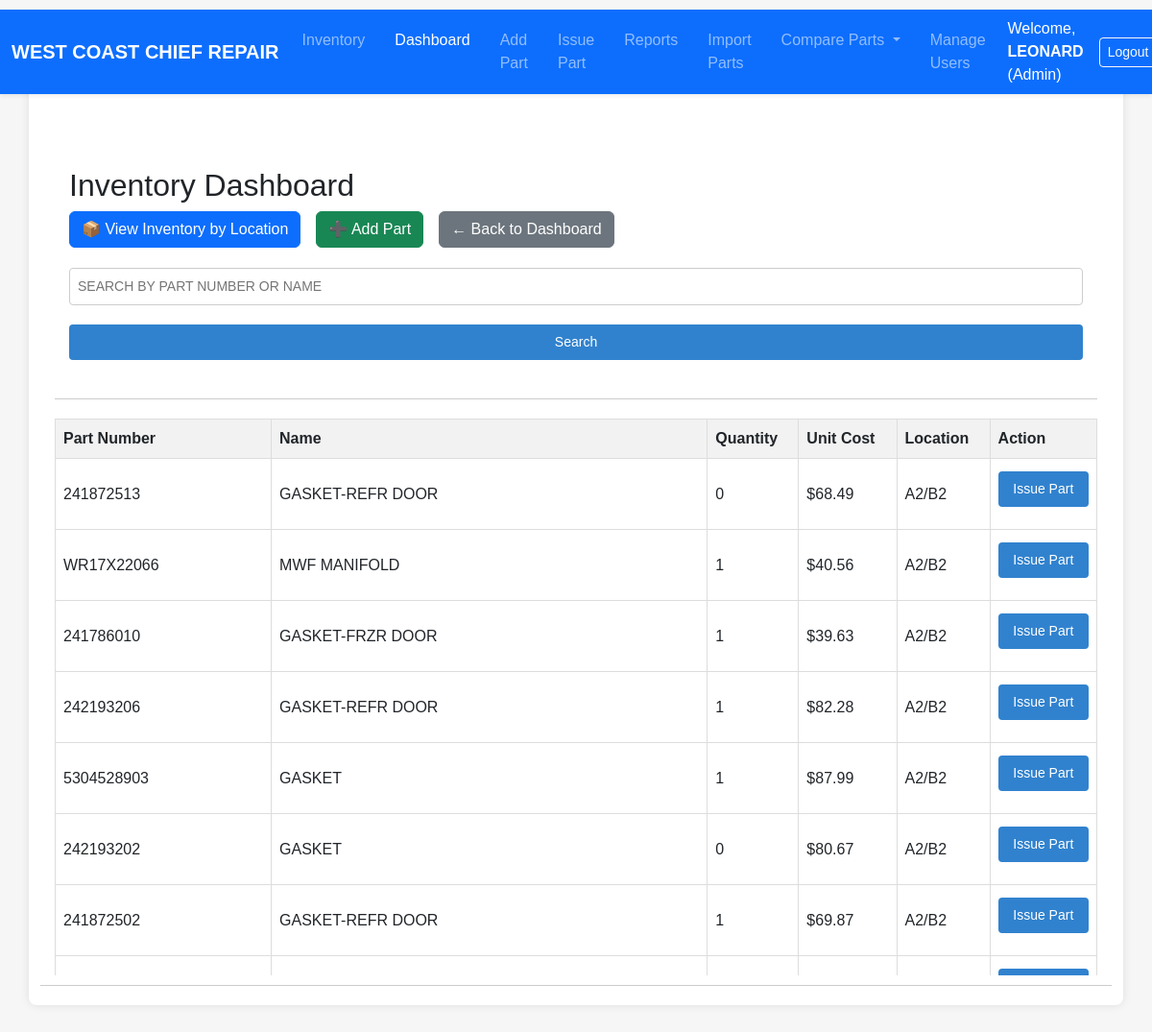
/ (signed in), run on an earlier commit of the app's database.
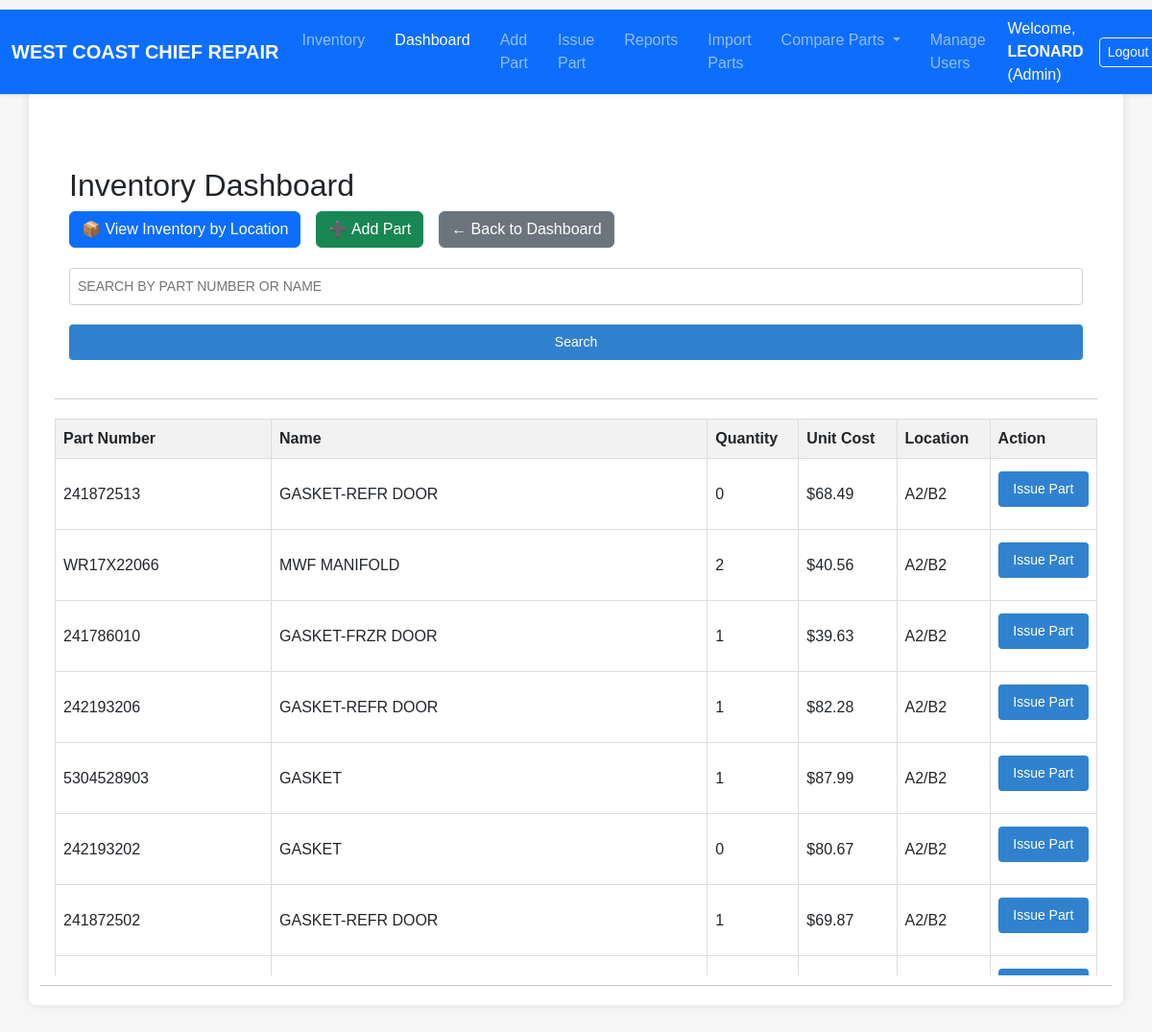
And on a later commit of the database.
### models.py (models this page shows, shortened)
class User(UserMixin, db.Model):
    id = db.Column(db.Integer, primary_key=True)
    username = db.Column(db.String(64), unique=True, nullable=False)
    password_hash = db.Column(db.String(128), nullable=False)
    role = db.Column(db.String(20), nullable=False, default=ROLE_USER)
    @property
    def password(self):
        raise AttributeError('password is not a readable attribute')

class Part(db.Model):
    id = db.Column(db.Integer, primary_key=True)
    name = db.Column(db.String(100), nullable=False)
    part_number = db.Column(db.String(100), unique=True, nullable=False)
    quantity = db.Column(db.Integer, default=0)
    unit_cost = db.Column(db.Float, nullable=False)
    location = db.Column(db.String(100))  # shelf/location
    created_at = db.Column(db.DateTime, default=datetime.utcnow)

### inventory/routes.py (the view, shortened to what this page needs)
@inventory_bp.route('/')
@login_required
def dashboard():
    search_query = request.args.get('search', '').strip()
    parts = Part.query
    parts = parts.all()
    return render_template('index.html', parts=parts, search_query=search_query)

### auth/routes.py (called while the page is built)
@login_manager.user_loader
def load_user(user_id):
    return User.query.get(int(user_id))

### templates/index.html (shortened to what this page needs)
{% extends "base.html" %}
{% block content %}
<div class="dashboard-filters">
<div class="sticky-toolbar">
  <h2>Inventory Dashboard</h2>
  <div class="d-flex flex-wrap gap-3 mb-3">
    <a href="{{ url_for('inventory.location_report') }}" class="btn btn-primary">📦 View Inventory by Location</a>
    <a href="{{ url_for('inventory.add_part') }}" class="btn btn-success">➕ Add Part</a>
    <a href="{{ url_for('inventory.dashboard') }}" class="btn btn-secondary">← Back to Dashboard</a>
  </div>
  <form method="GET" action="{{ url_for('inventory.dashboard') }}" style="margin-bottom: 15px;">
      <input type="text" name="search" placeholder="Search by Part Number or Name" value="{{ search_query or '' }}" style="text-transform: uppercase;">
      <button type="submit">Search</button>
  </form>
</div>
{% if parts %}
<div class="table-container">
  <table class="inventory-table">
    <thead>
        <tr style="background-color:#f2f2f2;">
            <th>Part Number</th>
            <th>Name</th>
            <th>Quantity</th>
            <th>Unit Cost</th>
            <th>Location</th>
            <th>Action</th>
        </tr>
    </thead>
    <tbody>
        {% for part in parts %}
        <tr>
            <td>{{ part.part_number }}</td>
            <td>{{ part.name }}</td>
            {% if current_user.role == 'superadmin' %}
            <td>
                <form method="POST" action="{{ url_for('inventory.update_part_field', part_id=part.id) }}">
                    <input type="number" name="quantity" value="{{ part.quantity }}" min="0" required style="width: 70px;">
                    <button type="submit">Save</button>
                </form>
            </td>
            <td>
                <form method="POST" action="{{ url_for('inventory.update_part_field', part_id=part.id) }}">
                    <input type="text" name="unit_cost" value="{{ '%.2f'|format(part.unit_cost) }}" required style="width: 70px;">
                    <button type="submit">Save</button>
                </form>
            </td>
            {% else %}
            <td>{{ part.quantity }}</td>
            <td>${{ '%.2f'|format(part.unit_cost) }}</td>
            {% endif %}
            <td>{{ part.location }}</td>
            <td>
                <form method="GET" action="{{ url_for('inventory.issue_part') }}" onsubmit="return confirm('Issue part {{ part.part_number }}?');" style="display:inline;">
                    <button type="submit">Issue Part</button>
                </form>
            </td>
        </tr>
        {% endfor %}
    </tbody>
</table>
</div>
{% else %}
<p>No parts found.</p>
{% endif %}
{% endblock %}

### templates/base.html (shortened to what this page needs)
<!DOCTYPE html>
<html lang="en">
<head>
  <link href="https://cdn.jsdelivr.net/npm/bootstrap@5.3.0/dist/css/bootstrap.min.css" rel="stylesheet" />
  <link rel="stylesheet" href="{{ url_for('static', filename='style.css') }}" />
</head>
<body>
  <nav class="navbar navbar-expand-lg navbar-dark bg-primary shadow-sm fixed-top">
    <div class="container-fluid">
      <a class="navbar-brand fw-bold" href="{{ url_for('inventory.dashboard') }}">
        WEST COAST CHIEF REPAIR
      </a>
      <div class="collapse navbar-collapse" id="navbarMain">
        <ul class="navbar-nav me-auto mb-2 mb-lg-0">
          <li class="nav-item">
            <a class="nav-link{% if request.endpoint == 'inventory.location_report' %} active{% endif %}" href="{{ url_for('inventory.location_report') }}">Inventory</a>
          </li>
          <li class="nav-item">
            <a class="nav-link{% if request.endpoint == 'inventory.dashboard' %} active{% endif %}" href="{{ url_for('inventory.dashboard') }}">Dashboard</a>
          </li>
          <li class="nav-item">
            <a class="nav-link{% if request.endpoint == 'inventory.add_part' %} active{% endif %}" href="{{ url_for('inventory.add_part') }}">Add Part</a>
          </li>
          <li class="nav-item">
            <a class="nav-link{% if request.endpoint == 'inventory.issue_part' %} active{% endif %}" href="{{ url_for('inventory.issue_part') }}">Issue Part</a>
          </li>
          <li class="nav-item">
            <a class="nav-link{% if request.endpoint == 'inventory.reports' %} active{% endif %}" href="{{ url_for('inventory.reports') }}">Reports</a>
          </li>
          <li class="nav-item">
            <a class="nav-link{% if request.endpoint == 'inventory.import_parts' %} active{% endif %}" href="{{ url_for('inventory.import_parts') }}">Import Parts</a>
          <li class="nav-item dropdown">
            <a class="nav-link dropdown-toggle" href="#" id="compareDropdown" role="button" data-bs-toggle="dropdown" aria-expanded="false">
              Compare Parts
            </a>
          </li>
          {% if current_user.is_authenticated and current_user.role in ['superadmin', 'admin'] %}
          <li class="nav-item">
            <a class="nav-link{% if request.endpoint.startswith('inventory.users') %} active{% endif %}" href="{{ url_for('inventory.users') }}">Manage Users</a>
          </li>
            </ul>
          {% endif %}
        {% if current_user.is_authenticated %}
        <div class="d-flex align-items-center">
          <span class="text-white me-3">
            Welcome, <strong>{{ current_user.username }}</strong> ({{ current_user.role.capitalize() }})
          </span>
          <a href="{{ url_for('auth.logout') }}" class="btn btn-outline-light btn-sm">Logout</a>
        </div>
        {% endif %}
      </div>
    </div>
  </nav>
  <main class="container mt-4">
    {% block content %}{% endblock %}
  </main>
</body>
</html>

### static/style.css (style rules this page uses)
body { font-family: Arial, sans-serif; background-color: #f6f6f6; padding: 20px; margin: 0; }
nav { margin-top: 10px; }
nav a { color: white; margin-right: 15px; text-decoration: none; font-weight: bold; }
main { background-color: white; padding: 20px; border-radius: 8px; box-shadow: 0 0 10px rgba(0,0,0,0.1); }
form input, form select, form button { width: 100%; padding: 8px; margin-top: 5px; margin-bottom: 15px; border-radius: 4px; border: 1px solid #ccc; box-sizing: border-box; font-size: 14px; }
form button { background-color: #3182ce; color: white; border: none; cursor: pointer; }
table { width: 100%; border-collapse: collapse; margin-top: 20px; }
table th, table td { padding: 10px; border: 1px solid #ddd; text-align: left; }
main.container { padding-top: 110px; }
.dashboard-filters { position: sticky; top: 110px; background-color: white; padding: 10px 15px; z-index: 1050; border-bottom: 1px solid #ccc; }
.inventory-table { width: 100%; border-collapse: collapse; }
.inventory-table thead th { position: sticky; top: 0; background-color: #f2f2f2; z-index: 2; border: 1px solid #ddd; padding: 8px; }
.inventory-table tbody td { border: 1px solid #ddd; padding: 8px; }
.table-container { max-height: 600px; overflow-y: auto; }
.sticky-toolbar { position: sticky; top: 110px; background-color: white; z-index: 1000; padding: 10px 15px; border-bottom: 1px solid #ccc; }

What changed in the data, as far as the page shows it:
changed Part "WR17X22066": quantity "1" → "2"
